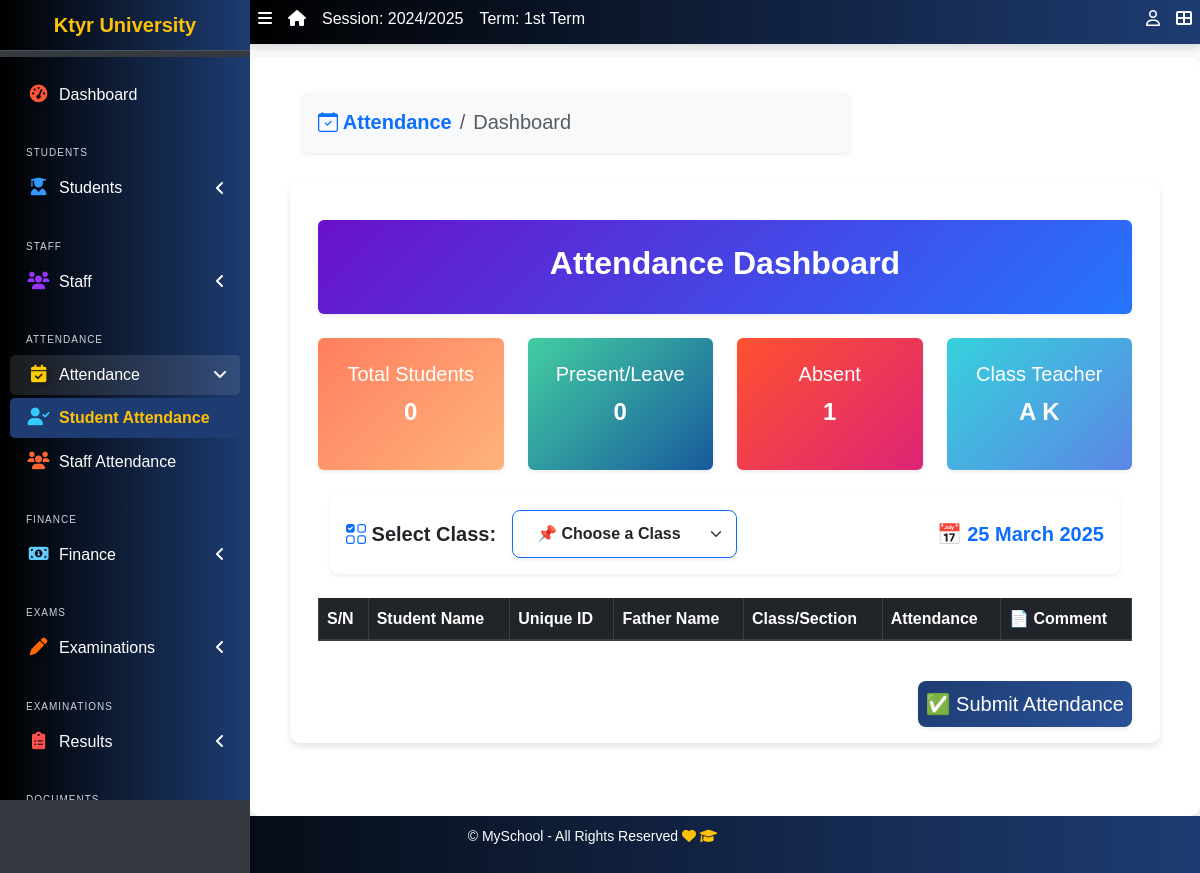
The app's page /attendance/attendance_list/ with its own data.
### apps/corecode/models.py (models this page shows, shortened)
class AcademicSession(models.Model):
    name = models.CharField(max_length=200, unique=True)
    current = models.BooleanField(default=True)
    class Meta:
        ordering = ["-name"]

class AcademicTerm(models.Model):
    name = models.CharField(max_length=20, unique=True)
    current = models.BooleanField(default=True)
    class Meta:
        ordering = ["name"]

class CollegeProfile(models.Model):
    college_name = models.CharField(max_length=255)
    college_address = models.TextField()
    college_email = models.EmailField()
    college_phone = models.CharField(max_length=15)
    college_logo = models.ImageField(upload_to='college_logos/', blank=True, null=True)
    established_year = models.PositiveIntegerField()
    principal_name = models.CharField(max_length=255)
    college_type = models.CharField(max_length=50, choices=[
        ('Government', 'Government'),
        ('Private', 'Private'),
        ('Semi-Government', 'Semi-Government'),
    ])
    admin_email = models.EmailField()
    admin_contact = models.CharField(max_length=15)
    facebook_link = models.URLField(blank=True, null=True)
    twitter_link = models.URLField(blank=True, null=True)
    linkedin_link = models.URLField(blank=True, null=True)

### apps/attendance/views.py (the view)
# urls.py: path('attendance_list/', attendance_list, name='attendance_list'),
def attendance_list(request):
    classes = StudentClass.objects.all()
    selected_class_id = request.GET.get('class_id')
    students = []
    if selected_class_id:
        students = Student.objects.filter(current_class_id=selected_class_id)
    present_leave = Attendance.objects.filter(status__in=["Present", "Leave"]).count()
    absent = Attendance.objects.filter(status="Absent").count()
    context = {
        "classes": classes,
        "students": students,
        "selected_class_id": selected_class_id,
        "present_leave": present_leave,
        "absent": absent,
    }
    return render(request, 'attendance/attendance_list.html', context)

### apps/corecode/context_processors.py (called while the page is built)
def site_defaults(request):
    current_session = AcademicSession.objects.get(current=True)
    current_term = AcademicTerm.objects.get(current=True)
    vals = SiteConfig.objects.all()
    contexts = {
        "current_session": current_session.name,
        "current_term": current_term.name,
    }
    for val in vals:
        contexts[val.key] = val.value
    return contexts

def global_college_profile(request):
    try:
        profile = CollegeProfileModel.objects.first()
    except CollegeProfileModel.DoesNotExist:
        profile = None
    return {'profile': profile}

### apps/attendance/templates/attendance/attendance_list.html (shortened to what this page needs)
{% extends 'base.html' %}
{% block breadcrumb-left %}
<div class="container">
  <nav aria-label="breadcrumb">
    <ol class="breadcrumb bg-light p-3 rounded shadow-sm">
      <li class="breadcrumb-item">
        <a href="#" class="text-decoration-none text-primary fw-bold">
          <i class="bi bi-calendar-check"></i> Attendance
        </a>
      </li>
      <li class="breadcrumb-item active" aria-current="page">Dashboard</li>
    </ol>
  </nav>
</div>
{% endblock breadcrumb-left %}
{% block content %}
<div class="container mt-4">
  <div class="p-4 rounded shadow-sm" style="background: linear-gradient(135deg, #6a11cb 0%, #2575fc 100%); color: white;">
    <h2 class="text-center fw-bold">Attendance Dashboard</h2>
  </div>
  <div class="row text-center my-4">
    <div class="col-md-3">
      <div class="p-4 rounded shadow-sm" style="background: linear-gradient(135deg, #ff7e5f 0%, #feb47b 100%); color: white;">
        <h5>Total Students</h5>
        <p class="fw-bold fs-4">{{ total_students }}0</p>
      </div>
    </div>
    <div class="col-md-3">
      <div class="p-4 rounded shadow-sm" style="background: linear-gradient(135deg, #43cea2 0%, #185a9d 100%); color: white;">
        <h5>Present/Leave</h5>
        <p class="fw-bold fs-4">{{ present_leave }}</p>
      </div>
    </div>
    <div class="col-md-3">
      <div class="p-4 rounded shadow-sm" style="background: linear-gradient(135deg, #ff512f 0%, #dd2476 100%); color: white;">
        <h5>Absent</h5>
        <p class="fw-bold fs-4">{{ absent }}</p>
      </div>
    </div>
    <div class="col-md-3">
      <div class="p-4 rounded shadow-sm" style="background: linear-gradient(135deg, #36d1dc 0%, #5b86e5 100%); color: white;">
        <h5>Class Teacher</h5>
        <p class="fw-bold fs-4">{{ class_teacher }} A K</p>
      </div>
    </div>
  </div>
  <div class="container my-4">
    <div class="d-flex justify-content-between align-items-center bg-white shadow-sm p-3 rounded-3">
      <form method="GET" action="" class="d-flex align-items-center gap-3">
        <label for="class-select" class="fw-bold fs-5 text-dark mb-0">
          <i class="bi bi-ui-checks-grid text-primary"></i> Select Class:
        </label>
        <select id="class-select" name="class_id"
          class="form-select form-control-lg shadow-sm border-1 border-primary px-4 py-2 rounded-3 fw-bold text-dark"
          style="width: 225px; transition: 0.3s ease-in-out;"
          onchange="this.form.submit()">
          <option value="" class="fw-bold text-secondary">📌 Choose a Class</option>
        </select>
      </form>
      <div class="text-end fw-bold fs-5 text-primary">
        📅 <span id="current-date"></span>
      </div>
    </div>
  </div>
  <div class="table-responsive">
    <table id="studenttable" class="table table-bordered table-hover" data-page-length='25'>
      <thead class="thead-dark">
        <tr>
          <th>S/N</th>
          <th>Student Name</th>
          <th>Unique ID</th>
          <th>Father Name</th>
          <th>Class/Section</th>
          <th>Attendance</th>
          <th>📄 Comment</th>
        </tr>
      </thead>
    </table>
  </div>
  <div class="d-flex justify-content-end">
    <button type="submit" class="btn btn-lg btn-primary mt-4 shadow-sm  px-2">
      ✅ Submit Attendance
    </button>
  </div>
</div>
{% endblock content %}

### templates/base.html (shortened to what this page needs)
{% load static %}
<!DOCTYPE html>
<html lang="en">
<head>
  <link rel="stylesheet" href="{% static 'plugins/fontawesome-free/css/all.min.css' %}">
  <link rel="stylesheet" href="{% static 'plugins/toastr/toastr.min.css' %}">
<link rel="stylesheet" href="https://cdn.jsdelivr.net/npm/bootstrap-icons/font/bootstrap-icons.css">
  <link rel="stylesheet"
    href="{% static 'plugins/overlayScrollbars/css/OverlayScrollbars.min.css' %}">
  <link rel="stylesheet" href="{% static 'plugins/Datatables/datatables.min.css' %}" />
  <link rel="stylesheet" href="{% static 'dist/css/adminlte.min.css' %}">
  <link rel="stylesheet" href="{% static 'dist/css/style.css' %}">
  <link rel="stylesheet" href="https://cdnjs.cloudflare.com/ajax/libs/font-awesome/6.0.0-beta3/css/all.min.css">
  <link rel="stylesheet" href="https://cdn.jsdelivr.net/npm/bootstrap@5.3.0/dist/css/bootstrap.min.css">
</head>
<body
  class="hold-transition sidebar-mini layout-fixed layout-navbar-fixed layout-footer-fixed">
  <div class="wrapper">
    <nav class="main-header navbar navbar-expand navbar-dark">
      <ul class="navbar-nav">
        <li class="nav-item">
          <a class="nav-link" data-widget="pushmenu" href="#" role="button"><i
              class="fas fa-bars"></i></a>
        </li>
        <li class="nav-item d-none d-sm-inline-block">
          <a href="{% url 'home' %} " class="nav-link"><i class="fa fa-home"></i></a>
        </li>
        <li class="nav-item d-none d-sm-inline-block">
          <a href="{% url 'current-session' %}" class="nav-link">Session: {{ current_session }}</a>
        </li>
        <li class="nav-item d-none d-sm-inline-block">
          <a href="{% url 'current-session' %}" class="nav-link">Term: {{ current_term }}</a>
        </li>
      </ul>
      <ul class="navbar-nav ml-auto">
        <li class="nav-item dropdown">
          <a class="nav-link" data-toggle="dropdown" href="#">
            <i class="far fa-user"></i>
          </a>
        </li>
        <li class="nav-item">
          <a class="nav-link" data-widget="control-sidebar" data-slide="true"
            href="#" role="button"><i class="fas fa-th-large"></i></a>
        </li>
      </ul>
    </nav>
    <aside class="main-sidebar sidebar-dark-primary">
      <a href="{% url 'home' %}" class="brand-link">{{ profile.college_name | default:"MySchool" }}</a>
<div class="sidebar">
  <nav class="mt-2">
      <ul class="nav nav-pills nav-sidebar flex-column" data-widget="treeview" role="menu" data-accordion="false">
          <li class="nav-item">
              <a href="{% url 'home' %}" class="nav-link {% if request.resolver_match.url_name == 'home' %}active{% endif %}">
                  <i class="nav-icon fas fa-tachometer-alt" style="color: #ff5733; text-shadow: 2px 2px 5px rgba(0, 0, 0, 0.3);"></i>
                  <p>Dashboard</p>
              </a>
          </li>
          <li class="nav-header">Students</li>
          <li class="nav-item has-treeview  {% if request.resolver_match.url_name in 'student-list student-create student-details  ' %}menu-open{% endif %}">
              <a href="#" class="nav-link  " >
                  <i class="nav-icon fas fa-user-graduate" style="color: #3399ff; text-shadow: 2px 2px 5px rgba(0, 0, 0, 0.3);"></i>
                  <p>Students<i class="fas fa-angle-left right"></i></p>
              </a>
          </li>
          <li class="nav-header">Staff</li>
          <li class="nav-item has-treeview  {% if request.resolver_match.url_name in 'staff-list non-teaching-staffs-list' %}menu-open{% endif %}">
              <a href="#" class="nav-link">
                  <i class="nav-icon fas fa-users" style="color: #9933ff;"></i>
                  <p>Staff<i class="fas fa-angle-left right"></i></p>
              </a>
          </li>
          <li class="nav-header">Attendance</li>
            <li class="nav-item has-treeview {% if request.resolver_match.url_name in 'attendance_list' %}menu-open{% endif %}">
                <a href="#" class="nav-link">
                    <i class="nav-icon fas fa-calendar-check" style="color: #ffcc00; text-shadow: 2px 2px 5px rgba(0, 0, 0, 0.3);"></i>
                    <p>Attendance<i class="fas fa-angle-left right"></i></p>
                </a>
                <ul class="nav nav-treeview">
                    <li class="nav-item">
                      <a href="{% url 'attendance:attendance_list' %}" class="nav-link {% if request.resolver_match.url_name == 'attendance_list' %}active{% endif %}">
                            <i class="fas fa-user-check nav-icon" style="color: #33ccff;"></i>
                            <p>Student Attendance</p>
                        </a>
                    </li>
                    <li class="nav-item">
                        <a href="#" class="nav-link">
                            <i class="fas fa-users nav-icon" style="color: #ff6633;"></i>
                            <p>Staff Attendance</p>
                        </a>
                    </li>
                </ul>
            </li>
          <li class="nav-header">Finance</li>
          <li class="nav-item has-treeview {% if request.resolver_match.url_name in 'invoice-list' %}menu-open{% endif %}">
              <a href="#" class="nav-link">
                  <i class="nav-icon fas fa-money-bill-alt" style="color: #66ccff;"></i>
                  <p>
                      Finance
                      <i class="fas fa-angle-left right"></i>
                  </p>
              </a>
          </li>
          <li class="nav-header">Exams</li>
          <li class="nav-item has-treeview">
              <a href="#" class="nav-link">
                  <i class="nav-icon fas fa-pen" style="color: #ff6600; text-shadow: 2px 2px 5px rgba(0, 0, 0, 0.3);"></i>
                  <p>Examinations<i class="fas fa-angle-left right"></i></p>
              </a>
          </li>
          <li class="nav-header">Examinations</li>
          <li class="nav-item has-treeview">
              <a href="#" class="nav-link">
                  <i class="nav-icon fas fa-clipboard-list" style="color: #ff5050;"></i>
                  <p>Results<i class="fas fa-angle-left right"></i></p>
              </a>
          </li>
          <li class="nav-header">Documents</li>
      </ul>
  </nav>
</div>
    </aside>
    <div class="content-wrapper">
      <section class="content-header">
        <div class="container-fluid">
          <div class="row mb-1">
            <div class="col-sm-8">
              <h5>{% block breadcrumb-left %}{% endblock breadcrumb-left %}</h5>
            </div>
            <div class="col-sm-4">
            </div>
          </div>
        </div>
      </section>
      <section class="content" >
        <div class="container-fluid">
          <div class="row">
            <div class="col-md-12">
              {% block fullcard %}
              <div class="card">
                <div class="card-body">
                  <div class="row">
                    <div class="col">
                      {% block content %}
                      {% endblock content %}
                    </div>
                  </div>
                </div>
              </div>
              {% endblock fullcard %}
            </div>
          </div>
        </div>
      </section>
    </div>
    <footer class="footer">
      <p>&copy; {{ site_config.schoolname | default:"MySchool" }} - All Rights Reserved
      <i class="fas fa-heart"></i>
      <i class="fas fa-graduation-cap"></i>
  </div>
</body>
</html>

### templates/base.html (style rules this page uses)
body { font-family: 'Poppins', sans-serif; background-color: #f8f9fa; }
.wrapper { display: flex; flex-direction: column; min-height: 100vh; }
.navbar { background: linear-gradient(90deg, black, #1E3C72); color: white; box-shadow: 0 4px 6px rgba(0, 0, 0, 0.1); height: 45px; display: flex; align-items: center; }
.navbar .nav-link { color: white !important; padding: 5px 10px; transition: color 0.3s ease, transform 0.3s ease; text-decoration: none; }
.sidebar { background: linear-gradient(90deg, black, #1E3C72); color: white; height: calc(100vh - 50px); width: 250px; overflow-y: auto; padding: 10px; scrollbar-width: thin; scrollbar-color: #495057 #212529; }
.sidebar .nav-link { color: white !important; padding: 8px 15px; border-radius: 5px; transition: color 0.3s ease, background 0.3s ease, transform 0.3s ease; text-decoration: none; }
.sidebar .nav-link.active { background-color: #1E3C72; color: #ffc107 !important; font-weight: bold; }
.sidebar .nav-header { color: #ced4da; font-weight: lighter; margin-top: 0rem; text-transform: uppercase; letter-spacing: 1px; font-size: 10px; }
.content-wrapper { flex: 1; padding: 20px; background-color: #ffffff; border-radius: 10px; box-shadow: 0 4px 6px rgba(0, 0, 0, 0.1); }
.card { border: none; border-radius: 10px; box-shadow: 0 4px 6px rgba(0, 0, 0, 0.1); transition: transform 0.3s ease, box-shadow 0.3s ease; }
.breadcrumb { background: transparent; }
.breadcrumb-item a { color: #4e54c8; text-decoration: none; transition: color 0.3s ease; }
.footer { background: linear-gradient(90deg, black, #1E3C72); color: white; text-align: center; padding: 10px 0; font-size: 14px; display: flex; justify-content: center; align-items: center; gap: 15px; }
.footer i { color: #ffc107; transition: transform 0.3s ease; }
.brand-link { background: linear-gradient(90deg, black, #1E3C72); color: white !important; text-align: center; font-weight: bold; padding: 10px; text-decoration: none; display: block; }

### records on screen
AcademicSession: name "2024/2025"
AcademicTerm: name "1st Term"
CollegeProfile: college_name "Ktyr University"

### other values on screen
{{ present_leave }} "0"
{{ absent }} "1"
{{ site_config.schoolname | default:"MySchool" }} "MySchool"
